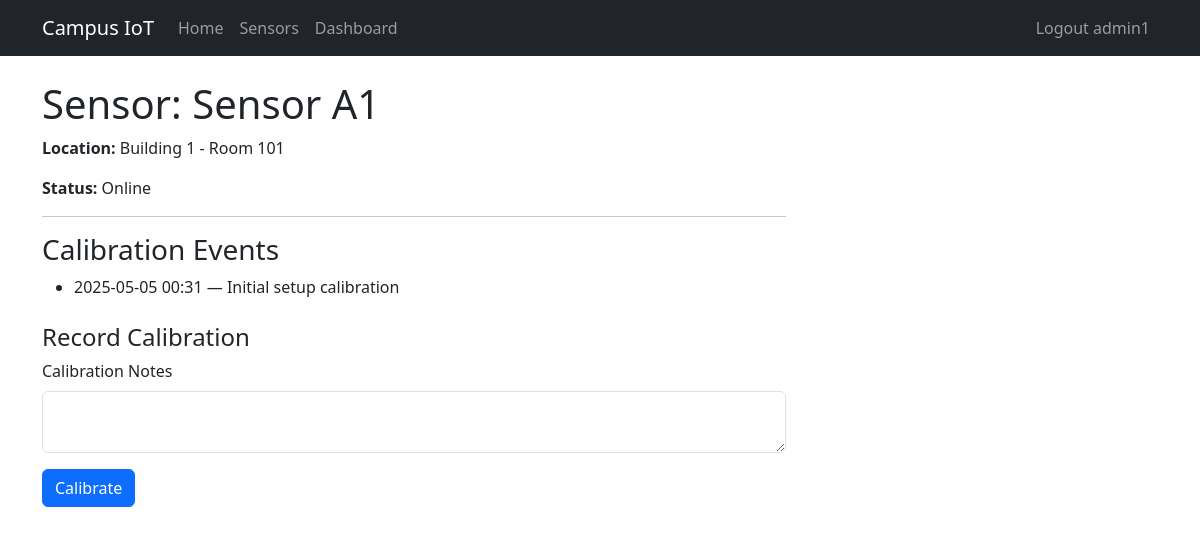
Before: /sensors/1 (signed in) with the older database file.
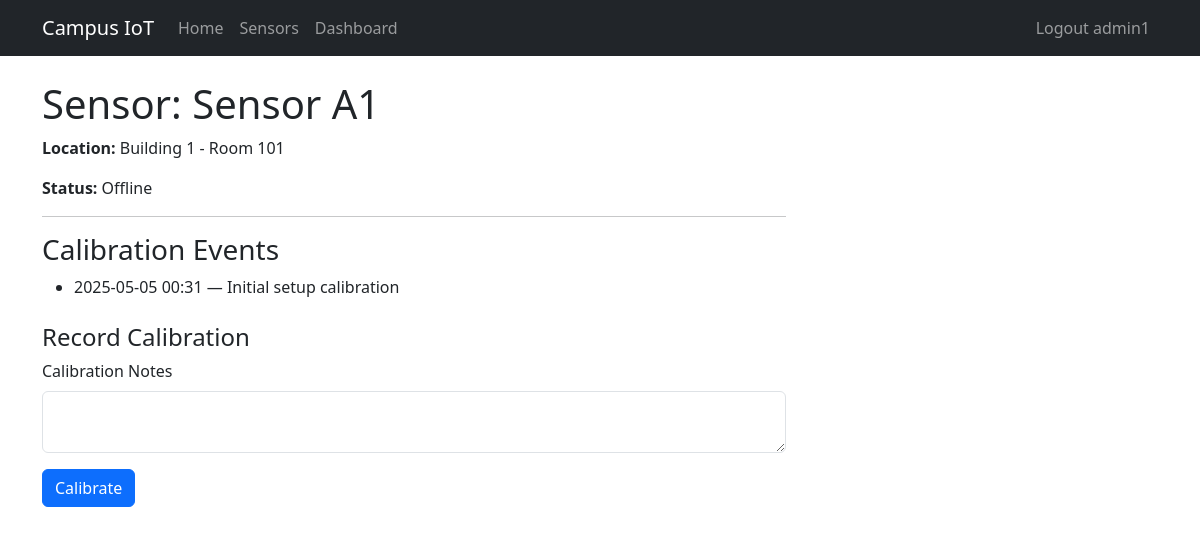
After: the same page with the newer database file.
### app/models.py (models this page shows, shortened)
class Sensor(db.Model):
    __tablename__ = 'sensors'
    id = db.Column(db.Integer, primary_key=True)
    name = db.Column(db.String(64), nullable=False)       # e.g. "Sensor A1"
    location = db.Column(db.String(128), nullable=False)  # e.g. "Building 1, Room 101"
    status = db.Column(db.String(20), nullable=False)     # e.g. "online", "offline"
    calibrations = db.relationship('Calibration', backref='sensor', cascade='all, delete-orphan')
    feedbacks = db.relationship('Feedback', backref='sensor', cascade='all, delete-orphan')

### app/views.py (the view)
@bp.route('/sensors/<int:id>', methods=['GET'], endpoint='sensor_detail')
@login_required
def sensor_detail(id):
    if current_user.role != 'admin':
        abort(403)
    sensor = db.session.get(Sensor, id)
    if sensor is None:
        return redirect(url_for('main.sensors'))
    calibration_form = CalibrationForm()
    calibration_form.sensor_id.data = sensor.id
    return render_template(
        'sensor_detail.html',
        title=f'Sensor {sensor.name}',
        sensor=sensor,
        calibration_form=calibration_form
    )

### app/forms.py
class CalibrationForm(FlaskForm):
    sensor_id = HiddenField(validators=[DataRequired()])
    notes = TextAreaField(
        'Calibration Notes',
        validators=[Optional(), Length(max=512)]
    )
    submit = SubmitField('Calibrate')

### app/models.py (called while the page is built)
@login.user_loader
def load_user(user_id: str):
    return User.query.get(int(user_id))

### app/templates/sensor_detail.html
{% extends "base.html" %}
{% block content %}
  <h1 class="mt-4">Sensor: {{ sensor.name }}</h1>
  <div class="col-lg-8">
    <p><strong>Location:</strong> {{ sensor.location }}</p>
    <p><strong>Status:</strong> {{ sensor.status.capitalize() }}</p>
    <hr>
    <h3>Calibration Events</h3>
    <ul>
      {% for cal in sensor.calibrations %}
        <li>
          {{ cal.calibrated_at.strftime('%Y-%m-%d %H:%M') }}
          — {{ cal.notes or 'No notes' }}
        </li>
      {% endfor %}
    </ul>
    <h4 class="mt-4">Record Calibration</h4>
    {% import "bootstrap_wtf.html" as wtf %}
    {{ wtf.quick_form(
         calibration_form,
         action=url_for('main.calibrate_sensor')
       ) }}
  </div>
{% endblock %}

Changed rows visible on the page:
changed Sensor "Sensor A1": status "Online" → "Offline"
